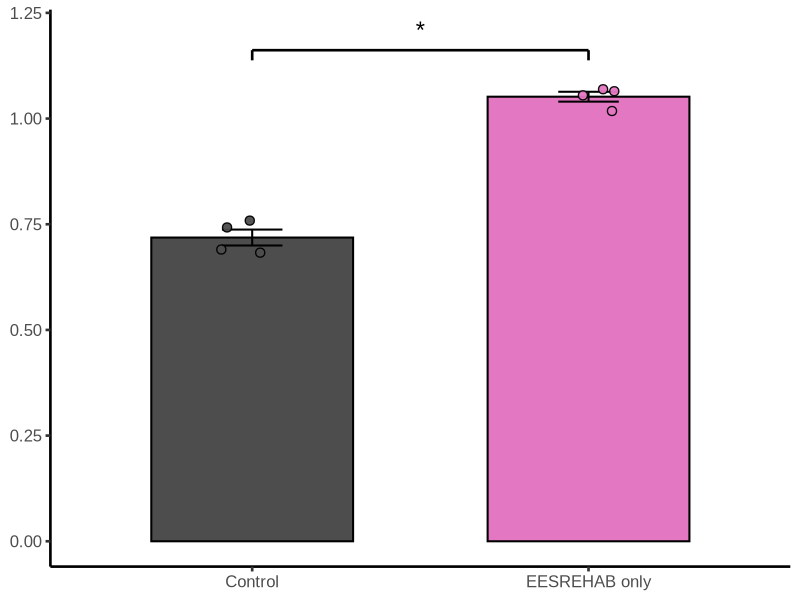

R code for this plot:
library(tidyverse)

# data
df <- tibble(
  group = rep(c("Control", "EESREHAB only"), each = 4),
  ratio = c(
    0.75862069, 0.742424242, 0.690217391, 0.682795699,
    1.017857143, 1.054945055, 1.064705882, 1.069364162
  )
) %>%
  mutate(group = factor(group, levels = c("Control", "EESREHAB only")))

# Welch t-test (two-tailed)
tt <- t.test(ratio ~ group, data = df, var.equal = FALSE)
pval <- tt$p.value
print(tt)

# summary: mean ± SEM
sum_df <- df %>%
  group_by(group) %>%
  summarise(
    mean = mean(ratio),
    sd   = sd(ratio),
    n    = n(),
    sem  = sd / sqrt(n),
    .groups = "drop"
  )

# colors
cols <- c("Control" = "#4D4D4D", "EESREHAB only" = "#E377C2")

# y headroom
ymax <- max(df$ratio) * 1.12

# plot
p <- ggplot(sum_df, aes(x = group, y = mean, fill = group)) +
  geom_col(width = 0.60, color = "black", linewidth = 0.7) +
  geom_errorbar(
    aes(ymin = mean - sem, ymax = mean + sem),
    width = 0.18, linewidth = 0.7
  ) +
  geom_point(
    data = df,
    aes(x = group, y = ratio, fill = group),
    inherit.aes = FALSE,
    position = position_jitter(width = 0.10, height = 0),
    shape = 21, color = "black", stroke = 0.7,
    size = 2.6, alpha = 0.95
  ) +
  scale_fill_manual(values = cols) +
  coord_cartesian(ylim = c(0, ymax)) +
  theme_classic(base_size = 14, base_family = "Arial") +
  theme(
    legend.position = "none",
    axis.title.x = element_blank(),
    axis.title.y = element_blank(),
    axis.text.x  = element_text(size = 12),
    axis.text.y  = element_text(size = 12),
    axis.line    = element_line(linewidth = 0.9),
    axis.ticks   = element_line(linewidth = 0.9)
  ) +
  # significance bracket + "*"
  annotate("segment", x = 1, xend = 2, y = ymax*0.97, yend = ymax*0.97, linewidth = 0.9) +
  annotate("segment", x = 1, xend = 1, y = ymax*0.95, yend = ymax*0.97, linewidth = 0.9) +
  annotate("segment", x = 2, xend = 2, y = ymax*0.95, yend = ymax*0.97, linewidth = 0.9) +
  annotate("text", x = 1.5, y = ymax*1.01,
           label = ifelse(pval < 0.05, "*", "n.s."),
           family = "Arial", size = 6)

p
